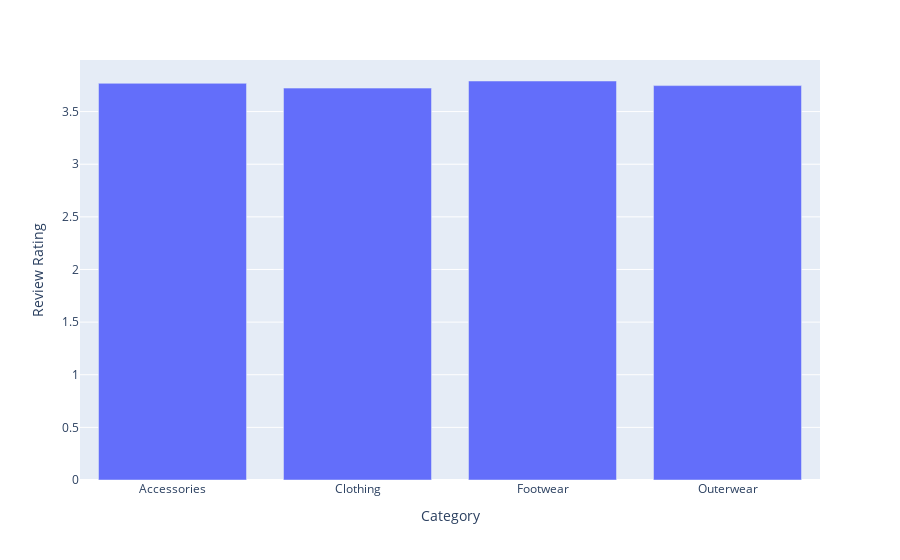

Here is the notebook cell this chart was saved with:
### Code cell
fig = px.bar(shop_groupby ,x= 'Category' , y = 'Review Rating' )
fig.show()

### Figure 1 — Plotly figure (JSON) as saved in the notebook; plotly's stock layout.template omitted (floating-point values rounded to 4 significant figures)
{"data": [{"alignmentgroup": "True", "hovertemplate": "Category=%{x}<br>Review Rating=%{y}<extra></extra>", "legendgroup": "", "marker": {"color": "#636efa", "pattern": {"shape": ""}}, "name": "", "offsetgroup": "", "orientation": "v", "showlegend": false, "textposition": "auto", "type": "bar", "x": ["Accessories", "Clothing", "Footwear", "Outerwear"], "xaxis": "x", "y": [3.769, 3.723, 3.791, 3.747], "yaxis": "y"}], "layout": {"barmode": "relative", "legend": {"tracegroupgap": 0}, "margin": {"t": 60}, "xaxis": {"anchor": "y", "domain": [0, 1], "title": {"text": "Category"}}, "yaxis": {"anchor": "x", "domain": [0, 1], "title": {"text": "Review Rating"}}}}
